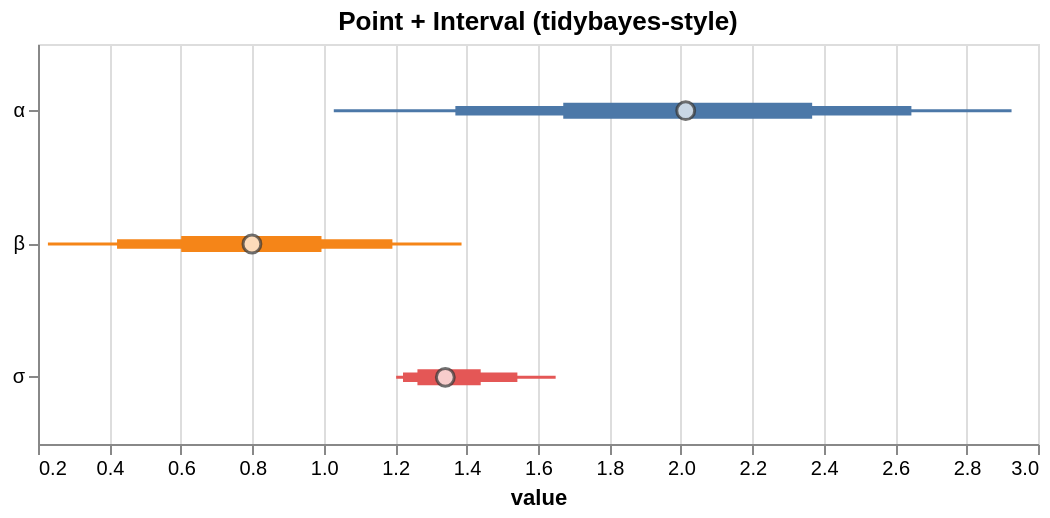

Vega-Lite specification for this chart:
### Vega-Lite specification from a JSON file in a GitHub repository (floating-point values rounded to 4 significant figures)
{"$schema": "https://vega.github.io/schema/vega-lite/v5.json", "config": {"axis": {"labelLimit": 0}, "header": {"labelLimit": 0}, "legend": {"labelLimit": 0}}, "data": {"values": [{"__point__": 1.341, "hi_0_5_": 1.44, "hi_0_8_": 1.542, "hi_0_95_": 1.649, "lo_0_5_": 1.262, "lo_0_8_": 1.222, "lo_0_95_": 1.203, "parameter": "σ"}, {"__point__": 2.014, "hi_0_5_": 2.368, "hi_0_8_": 2.645, "hi_0_95_": 2.926, "lo_0_5_": 1.671, "lo_0_8_": 1.369, "lo_0_95_": 1.028, "parameter": "α"}, {"__point__": 0.799, "hi_0_5_": 0.9938, "hi_0_8_": 1.192, "hi_0_95_": 1.386, "lo_0_5_": 0.601, "lo_0_8_": 0.4214, "lo_0_95_": 0.2277, "parameter": "β"}]}, "height": 200, "layer": [{"encoding": {"color": {"field": "parameter", "legend": null, "type": "nominal"}, "tooltip": [{"field": "__point__", "title": "value (estimate)", "type": "quantitative"}, {"field": "parameter", "type": "nominal"}, {"field": "lo_0_95_", "title": "95% lo", "type": "quantitative"}, {"field": "hi_0_95_", "title": "95% hi", "type": "quantitative"}], "x": {"field": "lo_0_95_", "scale": {"zero": false}, "title": "value", "type": "quantitative"}, "x2": {"field": "hi_0_95_"}, "y": {"axis": {"title": null}, "field": "parameter", "type": "nominal"}}, "mark": {"strokeWidth": 1.5, "type": "rule"}, "params": [{"bind": "scales", "name": "grid", "select": {"encodings": ["x"], "type": "interval"}}]}, {"encoding": {"color": {"field": "parameter", "legend": null, "type": "nominal"}, "tooltip": [{"field": "__point__", "title": "value (estimate)", "type": "quantitative"}, {"field": "parameter", "type": "nominal"}, {"field": "lo_0_95_", "title": "95% lo", "type": "quantitative"}, {"field": "hi_0_95_", "title": "95% hi", "type": "quantitative"}], "x": {"field": "lo_0_8_", "scale": {"zero": false}, "title": "value", "type": "quantitative"}, "x2": {"field": "hi_0_8_"}, "y": {"axis": {"title": null}, "field": "parameter", "type": "nominal"}}, "mark": {"strokeWidth": 4.75, "type": "rule"}}, {"encoding": {"color": {"field": "parameter", "legend": null, "type": "nominal"}, "tooltip": [{"field": "__point__", "title": "value (estimate)", "type": "quantitative"}, {"field": "parameter", "type": "nominal"}, {"field": "lo_0_95_", "title": "95% lo", "type": "quantitative"}, {"field": "hi_0_95_", "title": "95% hi", "type": "quantitative"}], "x": {"field": "lo_0_5_", "scale": {"zero": false}, "title": "value", "type": "quantitative"}, "x2": {"field": "hi_0_5_"}, "y": {"axis": {"title": null}, "field": "parameter", "type": "nominal"}}, "mark": {"strokeWidth": 8.0, "type": "rule"}}, {"encoding": {"tooltip": [{"field": "__point__", "title": "value (estimate)", "type": "quantitative"}, {"field": "parameter", "type": "nominal"}, {"field": "lo_0_95_", "title": "95% lo", "type": "quantitative"}, {"field": "hi_0_95_", "title": "95% hi", "type": "quantitative"}], "x": {"field": "__point__", "scale": {"zero": false}, "type": "quantitative"}, "y": {"field": "parameter", "type": "nominal"}}, "mark": {"color": "white", "filled": true, "size": 80, "stroke": "#333", "strokeWidth": 1.5, "type": "point"}}], "title": "Point + Interval (tidybayes-style)", "width": 500}
